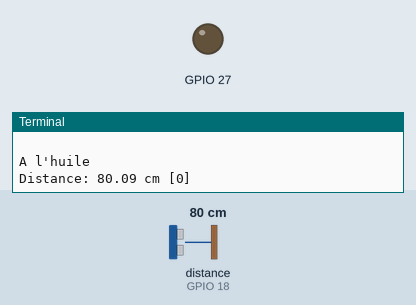
Recording of a program running on a simulated Raspberry Pi (BCM pin numbers). On the bench: output pins drawn as LEDs (lit = HIGH), the last lines printed to the terminal. Inputs (shaded band) come from the test bench; at power-on: distance to the obstacle (sensor on GPIO 18) 80 cm. The echo pulse lasts 58.3 µs per cm; each call to the cloud database takes 0.3 s, and an entry nobody has set reads as its off value or as empty; the clock reads 2024-03-15 10:24:30 at power-on unless the program sets it; pins used as bus, display or sensor lines are not drawn.

Above: at 1.2 s.
1.3 s: distance to the obstacle (sensor on GPIO 18) set to 7 cm
4.5 s: distance to the obstacle (sensor on GPIO 18) set to 4 cm
At 6.16 s:
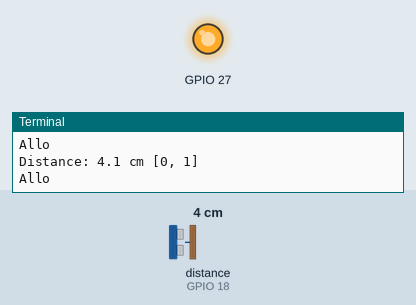
Timing chart, 0 to 7.8 s (numbered marks = the images above; inputs shaded):
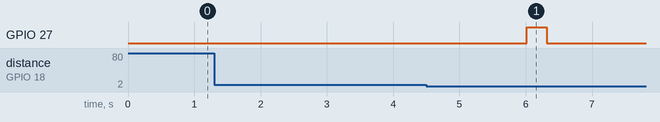

The program:

ardo.py
```python
import RPi.GPIO as GPIO
import time
import json
import datetime
GPIO.setwarnings(False)
from firebase import firebase
firebase = firebase.FirebaseApplication('https://hackaton-32051.firebaseio.com', None)
valeur = 1
tab = []

def ping():
	"""Get reading from HC-SR04"""
        global pastValue

	def liton(pin,tiim):
            GPIO.output(pin, GPIO.HIGH)
            time.sleep(tiim)
            print "LED ON\n"
        def litoff(pin,tiim):
            GPIO.output(pin,GPIO.LOW)
            time.sleep(tiim)
            print "LED OFF \n"

	GPIO.setmode(GPIO.BCM)

	TRIG = 23
	ECHO = 18

	GPIO.setup(TRIG,GPIO.OUT)
	GPIO.setup(ECHO,GPIO.IN)
	GPIO.setup(22,GPIO.OUT)
	GPIO.setup(27,GPIO.OUT)

	GPIO.output(TRIG, False)
	time.sleep(1)

	GPIO.output(TRIG, True)
	time.sleep(0.00001)
	GPIO.output(TRIG, False)

	while GPIO.input(ECHO)==0:
	  pulse_start = time.time()

	while GPIO.input(ECHO)==1:
	  pulse_end = time.time()


	pulse_duration = pulse_end - pulse_start
	distance = pulse_duration * 17150

	distance = round(distance, 2)

	if distance<=6:
            GPIO.output(27,True)
            GPIO.output(22,False)
            valeur = 1
            print "Allo"
            ledoff()
        if distance>6 :
            GPIO.output(27,False)
            GPIO.output(22,True)
            valeur = 0
            print "A l'huile"
            ledon()
        tab.append(valeur)
	print "Distance:",distance,"cm", tab

	GPIO.cleanup()

print "Reading Distance \n"

def ledoff():
    #result = firebase.get('/commerce', None)
    #print result
    global tab
    if len(tab) > 1:
        if tab[len(tab) - 1] != tab.pop(len(tab) - 2):
            data = {'time': time.time(),
                    'etat': 0}
            result = firebase.post('/capteur/'+ '1', data)
            print('envoie1')

def ledon():
    #result = firebase.get('/commerce', None)
    #print result
    global tab
    if len(tab) > 1:
        if tab[len(tab) - 1] != tab.pop(len(tab) - 2):
            data = {'time': time.time(),
                    'etat': 1}
            result = firebase.post('/capteur/'+ '1', data)
            print('envoie1')
while True:
	ping()
```

Measured:
- the behaviour switches between 6 and 5 cm on distance to the obstacle (sensor on GPIO 18) (found by bisection; images 0 and 1)
- after the input at 4.5 s, GPIO 27: LOW → HIGH after 1.5 s, → LOW 0.30 s later
